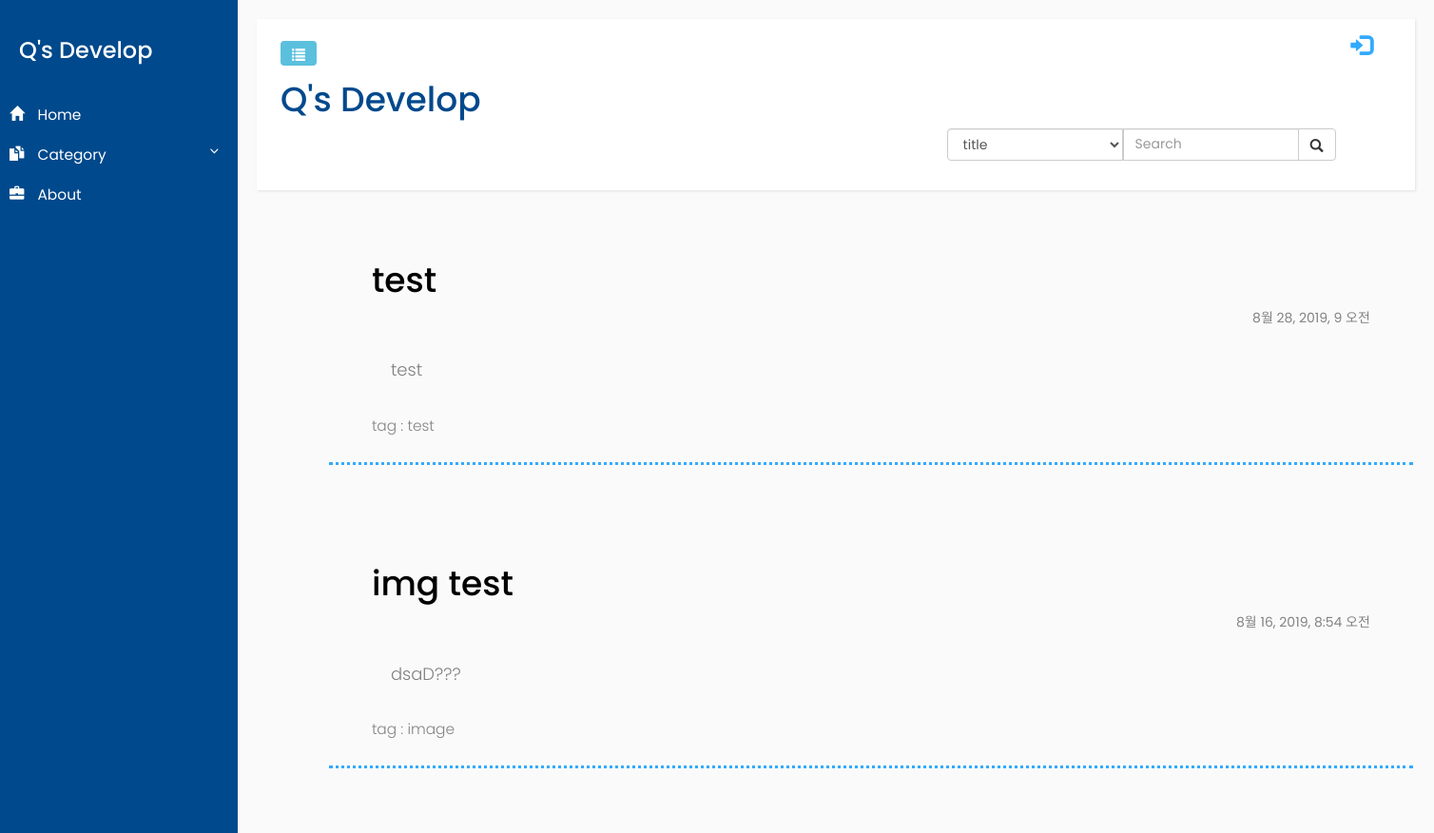
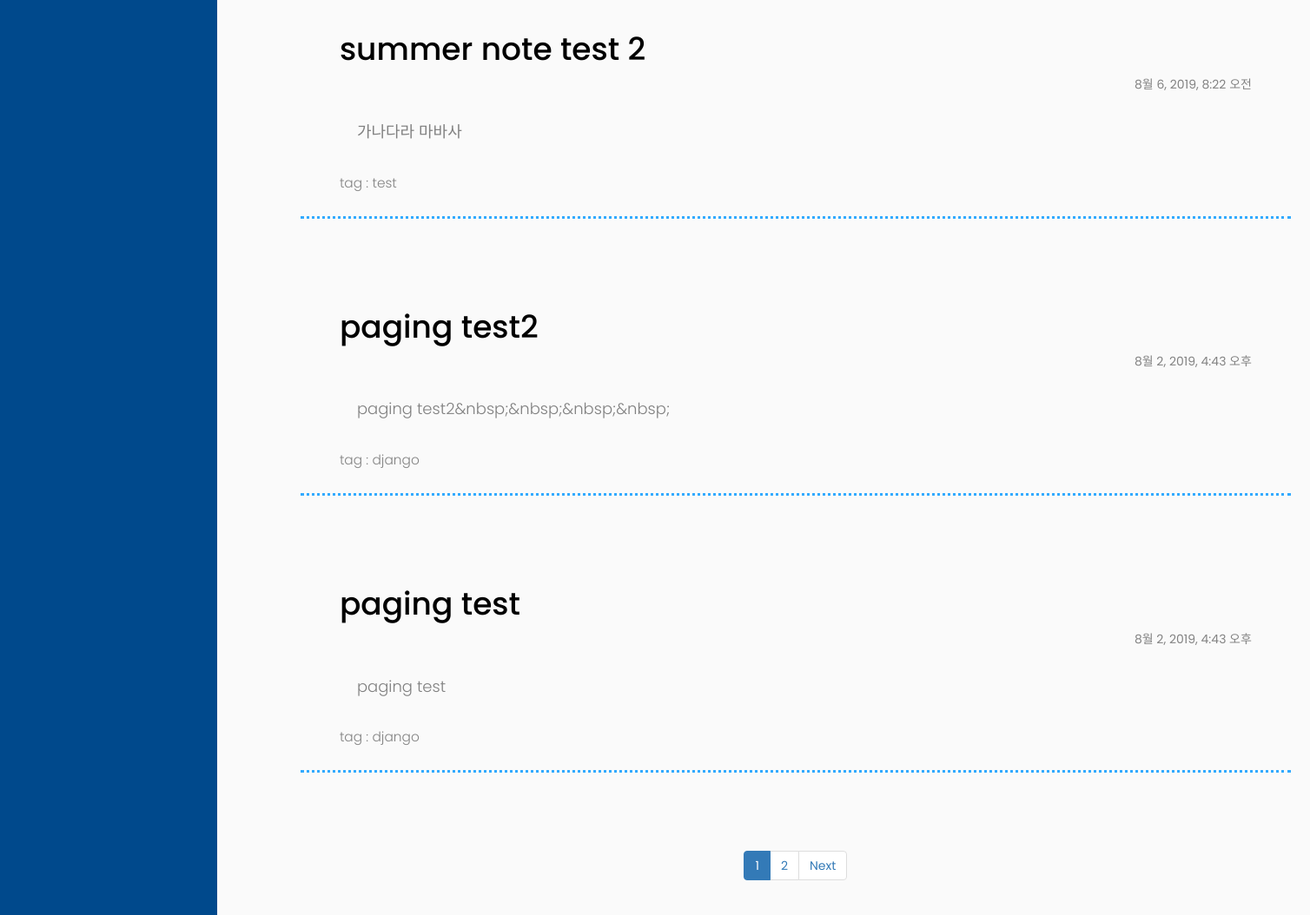
The app's page /, older data (2 pictures, top to bottom).
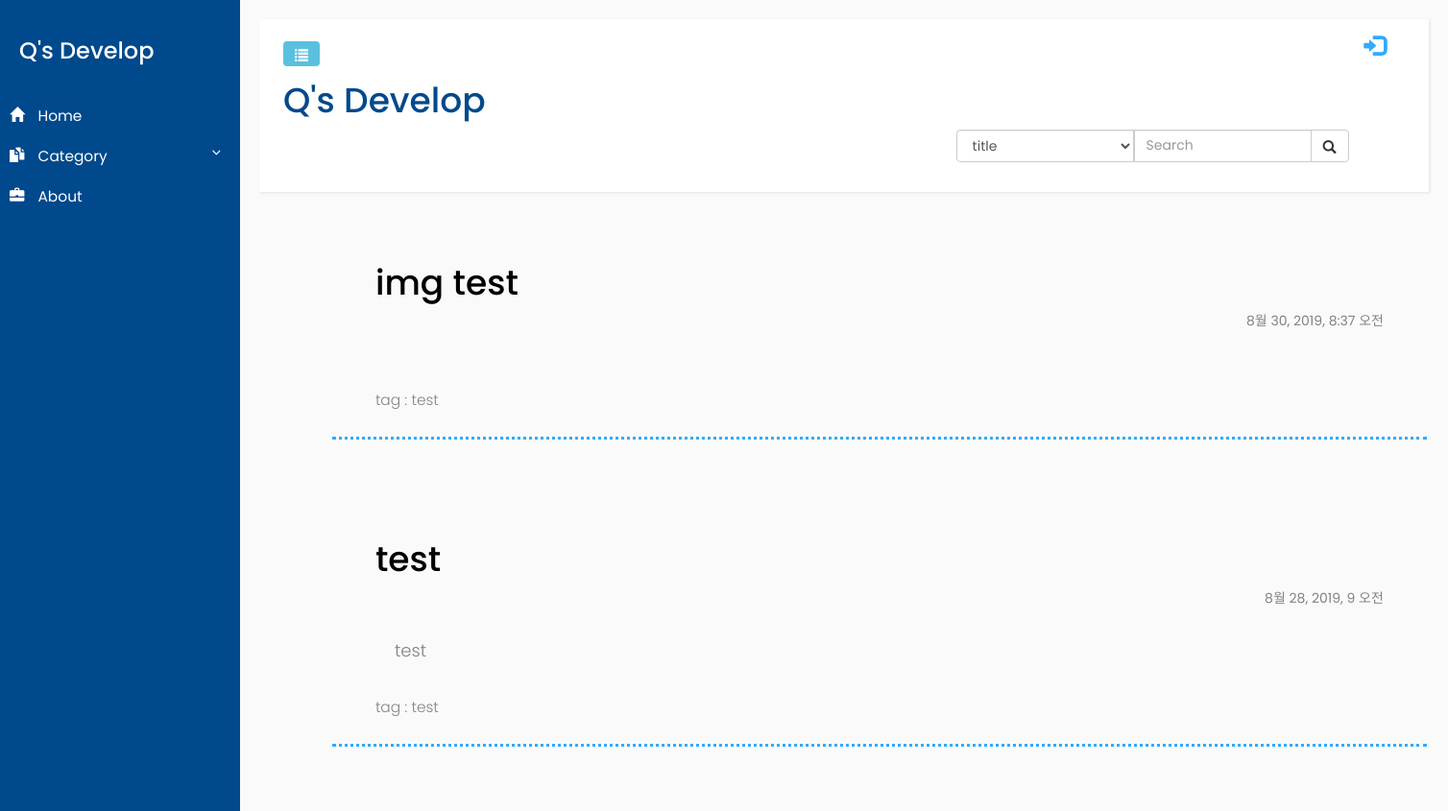
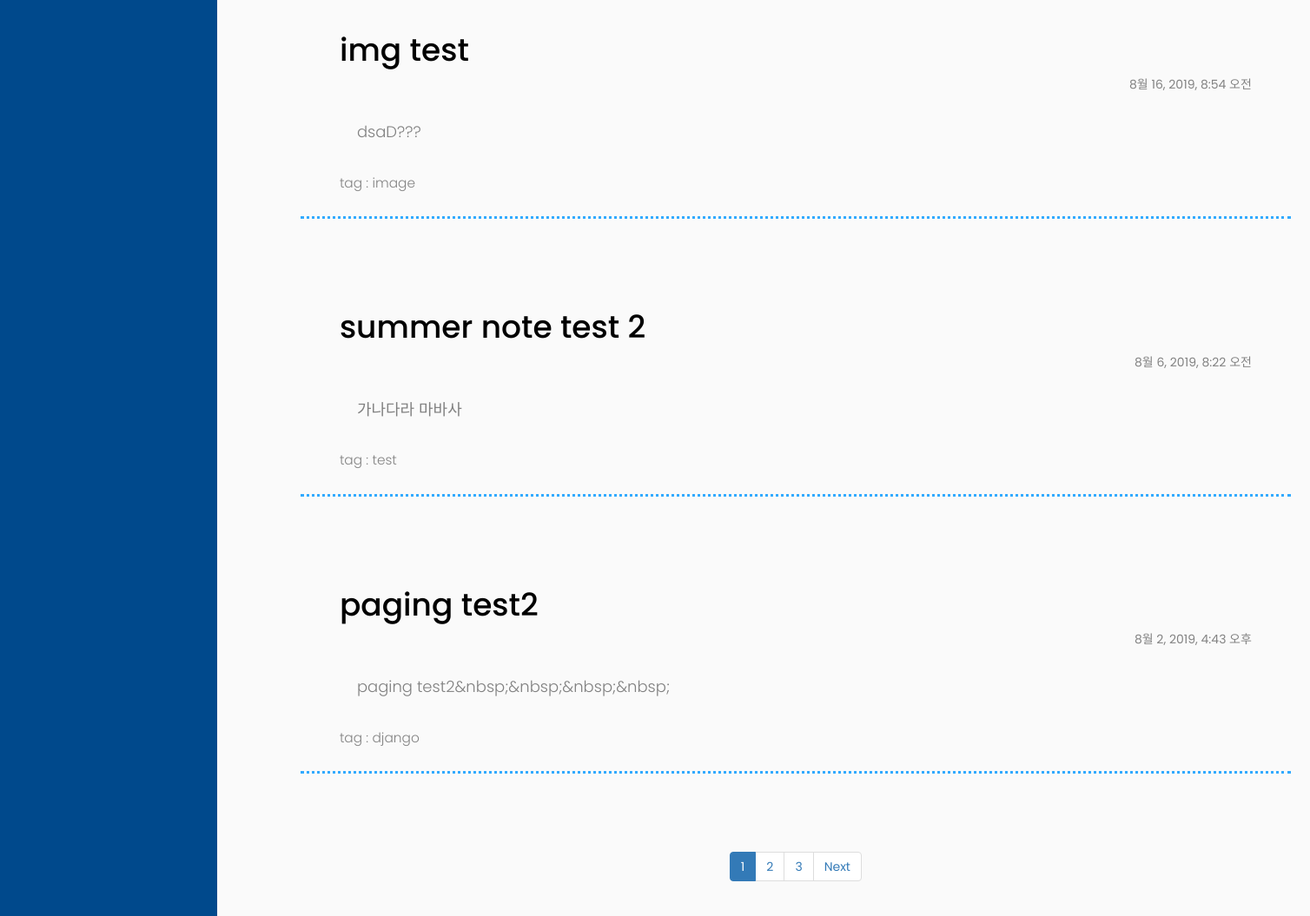
The same page, newer data (2 pictures, top to bottom).
### blog/models.py (models this page shows, shortened)
class Post(models.Model):
    author = models.ForeignKey('auth.User',on_delete=models.CASCADE,)
    title = models.CharField(max_length=200)
    text = models.TextField()
    category = models.CharField(max_length=200)
    created_date = models.DateTimeField(default = timezone.now)
    published_date = models.DateTimeField(blank = True, null=True)

### blog/views.py (the view, shortened to what this page needs)
# urls.py: path('', views.post_list, name='post_list'),
def post_list(request):
    posts_for_category = Post.objects.exclude(title__exact='').values('category').order_by('-published_date')
    posts = Post.objects.exclude(title__exact='').filter( published_date__lte = timezone.now()).order_by('-published_date')
    tmp_posts_for_category = posts_for_category.values('category')
    category_lst = pd.unique(pd.DataFrame.from_records(tmp_posts_for_category)['category'])
    paginator = Paginator(posts,5)
    page = request.GET.get('page')
    posts = paginator.get_page(page)
    return render(request, 'blog/post_list.html',{
            'posts':posts,
            'posts_for_category':category_lst
        })

### blog/templates/blog/post_list.html (shortened to what this page needs)
{% extends "blog/base.html" %}
{% load static %}
{% load comm_ui %}
{% block content%}
<link rel="stylesheet" href="{% static 'blog/css/blog_list.css'%}">
    {% for post in posts %}
        <div class ="post card-body px-lg-5 pt-0">
            <a class="post_link" href="{% url 'blog:post_detail' pk=post.pk %}">
                <div><h1>{{ post.title }}</h1> <span id='date'>{{post.published_date}}</span></div>
                <p id='contents'>{{post.text|striptags}}</p>
                <p id='category' >tag : {{post.category}}</p>
            </a>
        </div>
    {% endfor%}
    <div class="lst_paging">
        <nav>
            <ul class="pagination">
                {% for i in posts.paginator.page_range %}
                    {% if posts.number ==  i %}
                        <li class="page-item active">
                            <a class="page-link" href="?page={{i}}">{{i}}</a>
                        </li>
                    {% else %}
                        <li class="page-item">
                            <a class="page-link" href="?page={{i}}">{{i}}</a>
                        </li>
                    {% endif %}
                {% endfor %}
                {% if posts.has_next %}
                <li class="page-item">
                    <a class="page-link" href="?page={{posts.next_page_number}}">Next</a>
                </li>
                {% endif %}
            </ul>
        </nav>
    </div>
{% endblock %}

### blog/templates/blog/base.html (shortened to what this page needs)
{% load static %}
<html>
    <head>
        <link rel="stylesheet" href="https://maxcdn.bootstrapcdn.com/bootstrap/3.3.7/css/bootstrap.min.css">
        <link rel="stylesheet" href="{% static 'blog/css/blog_frame.css'%}">
        <link rel="stylesheet" href="{% static 'blog/css/blog_container.css'%}">
        <link rel="stylesheet" href="{% static 'blog/css/blog_header.css'%}">
    </head>
    <body>
        <div class="wrapper">
            <nav id="sidebar">
                    <div class="sidebar-header">
                        <h3>Q's Develop</h3>
                    </div>
                    <div class="sidebar-ul">
                       <ul class="list-unstyled components">
                            <li>
                                <a href="{% url 'blog:post_list' %}">
                                    <i class="glyphicon glyphicon-home"></i>
                                    Home
                                </a>
                                <a href="#pageSubmenu" data-toggle="collapse" aria-expanded="false">
                                    <i class="glyphicon glyphicon-duplicate"></i>
                                    Category
                                </a>
                            </li>
                            <li>
                                <a href="{% url 'blog:about' %}">
                                    <i class="glyphicon glyphicon-briefcase"></i>
                                    About
                                </a>
                            </li>
                        </ul>
                    </div>
                </nav>
            <div id="content">
                <nav class="navbar navbar-default">
                    <div class="container-fluid">
                        <div class="navbar-header">
                            <button type="button" id="sidebarCollapse" class="btn btn-info navbar-btn">
                                <span class="glyphicon glyphicon-list"></span>
                            </button>
                        </div>
                        {% if user.is_authenticated %}
                        <a href="{% url 'blog:post_new_init' %}" class="top-menu"><span class="glyphicon glyphicon-plus"></span></a>
                        <a href="{% url 'blog:post_draft_list' %}" class="top-menu"><span class="glyphicon glyphicon-edit"></span></a>
                        <a href="{% url 'logout' %}" class="top-menu"><span class="glyphicon glyphicon-log-out"></span></a>
                        <span class="userName">Hello {{ user.username }}</span>
                        {% else %}
                        <a href="{% url 'login' %}" class="top-menu"><span class="glyphicon glyphicon-log-in"></span></span></a>
                        {% endif %}
                        <h1 id="blog-title"><a href="http://127.0.0.1:8000/">Q's Develop</a></h1>
                        <div class ="search-box">
                            <form class="search-box-form" action="{% url 'blog:post_list' %}" method="get">
                                <div class="input-group">
                                    <select name ='fd_name' class="form-control" >
                                            <option value ='title'>title</option>
                                    </select>
                                    <input type="text" name="item" class="form-control" placeholder="Search">
                                    <div class="input-group-btn">
                                        <button class='btn btn-default' type='submit'>
                                            <i class="glyphicon glyphicon-search"></i>
                                        </button>
                                    </div>
                                </div>
                            </form>
                        </div>
                    </div>
                </nav>
                <div class = "container">
                    <div>
                        {% block content%}
                        {% endblock%}
                    </div>
                </div>
            </div>
        </div>
    </body>
</html>

### blog/static/blog/css/blog_frame.css (style rules this page uses)
body { font-family: 'Poppins', sans-serif; background: #fafafa; }
p { font-family: 'Poppins', sans-serif; font-size: 1.1em; font-weight: 300; line-height: 1.7em; color: #999; }
a, a:hover, a:focus { color: inherit; text-decoration: none; transition: all 0.3s; }
.navbar { padding: 15px 10px; background: #fff; border: none; border-radius: 0; margin-bottom: 40px; box-shadow: 1px 1px 3px rgba(0, 0, 0, 0.1); }
.navbar-btn { box-shadow: none; outline: none !important; border: none; }
i, span { display: inline-block; }
.wrapper { display: flex; align-items: stretch; }
#sidebar { min-width: 250px; max-width: 250px; background: #00498c; color: #fff; transition: all 0.3s; }
#sidebar ul li a { text-align: left; }
#sidebar .sidebar-header { padding: 20px; background: #00498c; position: fixed; padding-right: 0; }
#sidebar .sidebar-ul { position: fixed; width: 250px; top: 80px; }
#sidebar .sidebar-ul ul.components { padding: 20px 0; position: relative; }
#sidebar ul li a { padding: 10px; font-size: 1.1em; display: block; }
#sidebar ul li a i { margin-right: 10px; }
a[data-toggle="collapse"] { position: relative; }
a[aria-expanded="false"]::before, a[aria-expanded="true"]::before { content: '\e259'; display: block; position: absolute; right: 20px; font-family: 'Glyphicons Halflings'; font-size: 0.6em; }
#content { padding: 20px; min-height: 100vh; transition: all 0.3s; }

### blog/static/blog/css/blog_container.css (style rules this page uses)
#content { width: 100%; }
.container { margin-right: auto; margin-left: 5%; }

### blog/static/blog/css/blog_header.css (style rules this page uses)
#blog-title { color: #00498c; size : 100px; margin-top: 50px; }
.top-menu, .top-menu:hover, .top-menu:visited { color: #32AAFF; float: right; font-size: 17pt; margin-right: 20px; }
.input-group { display: inline-flex; float: right; }
.input-group-btn { width: 40px; }
.input-group-btn button { height: 34px; }

### blog/static/blog/css/blog_list.css (style rules this page uses)
.post { position: relative; margin-bottom: 70px; padding:15px; border-color: #32AAFF; border-bottom-style: dotted; }
.post a div { display: inline-block; width: 100%; padding-bottom: 30px; }
.post #date { color: #828282; float: right; padding-right: 30px; }
.post h1 { color: #000000; padding-left: 30px; }
.post #contents { text-align: left; padding-bottom: 20px; padding-left: 50px; color: #808080; font-size: large; }
.post #category { color: #838383; padding-left: 30px; }
.search-box { height:50px; }
.search-box-form { float: right; padding-right: 5%; }
.lst_paging { text-align: center; }

Row changes from the older to the newer data that the page shows:
no longer on this page (row unchanged): Post: title "paging test", published_date "8월 2, 2019, 4:43 오후", text "paging test", category "django"
added Post: title "img test", published_date "8월 30, 2019, 8:37 오전", category "test"
Text that changed along with them:
new list line: "3"
